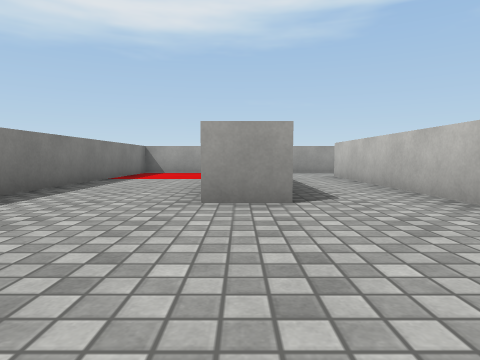
View 1 (above)

16 first-person views from a walk through a 3-D level made in the Unity game engine. The camera is 0.49 m above the floor, tilts 4° down and sees 75° across. The floor is counted in squares, 1 m on a side. Each view is taken from the middle of a square. On the plan, view 1 faces up. The plan holds only what a view shows up to about 9 squares ahead; the rest is blank. The place goes on beyond the plan. Surface patterns are stand-ins for the level's own textures.

View 2
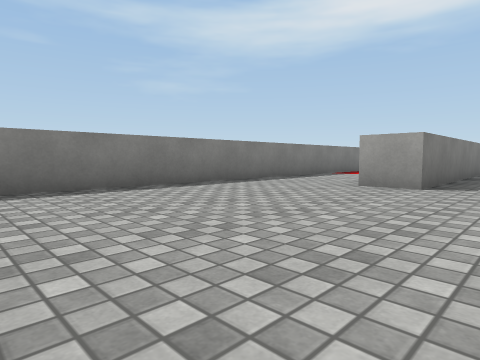

View 3
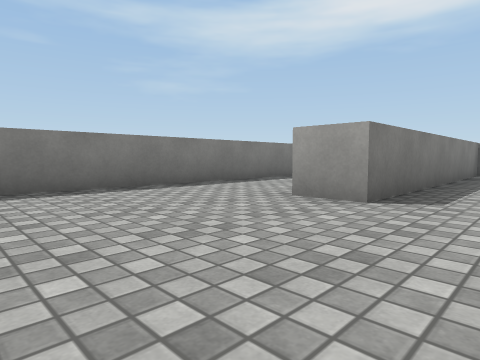

View 4
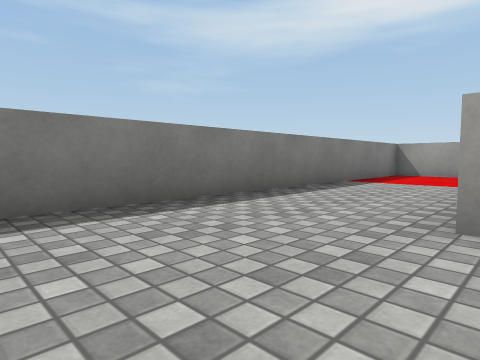

View 5
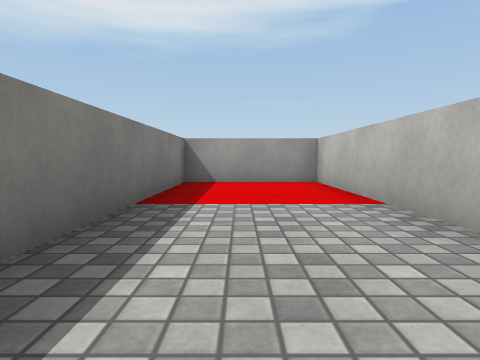

View 6
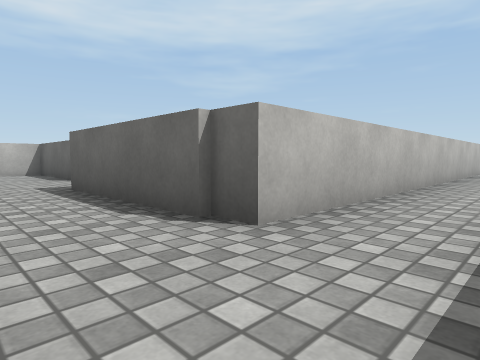

View 7
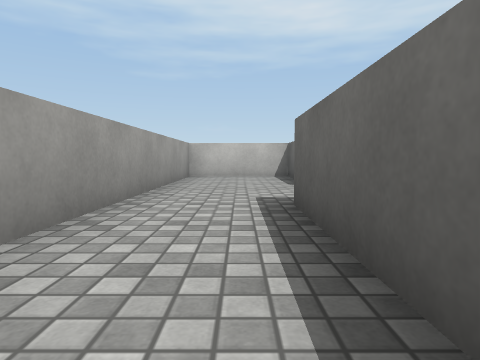

View 8
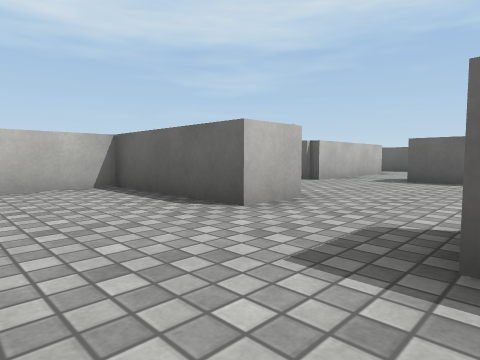

View 9
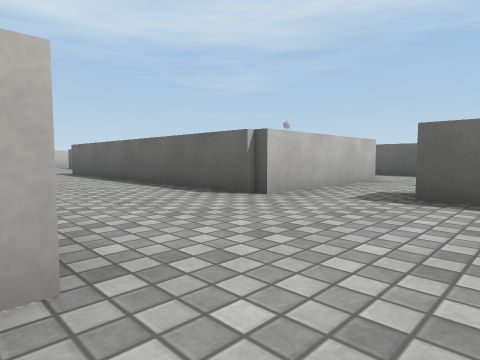

View 10
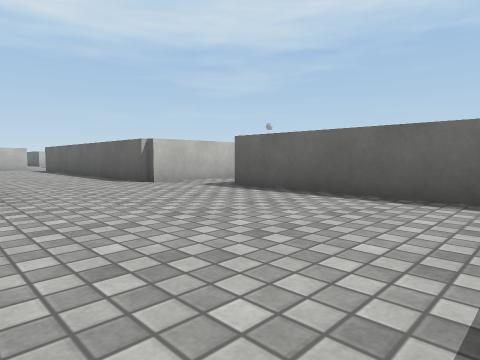

View 11
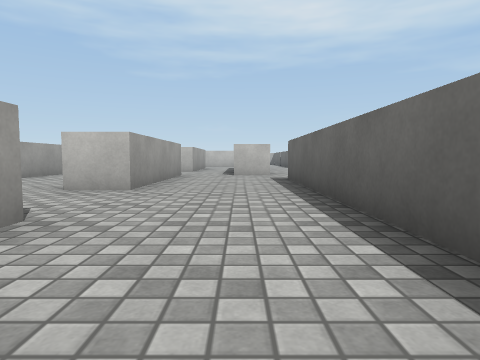

View 12
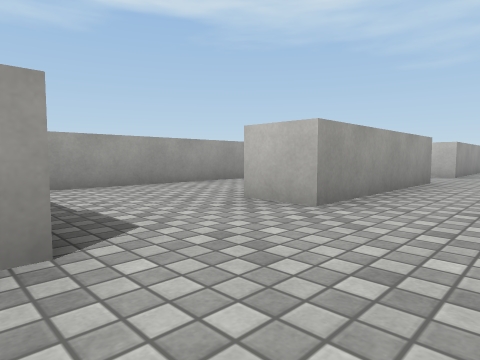

View 13
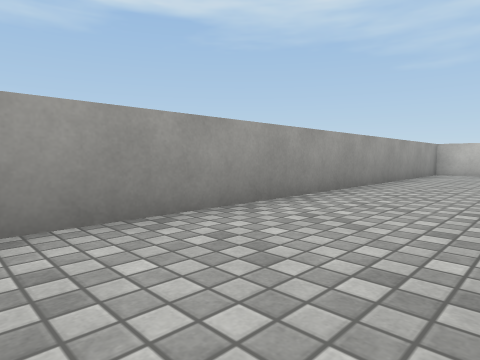

View 14
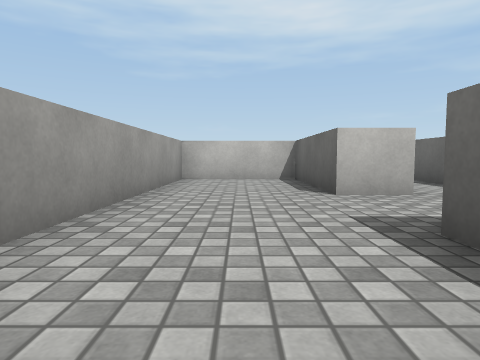

View 15
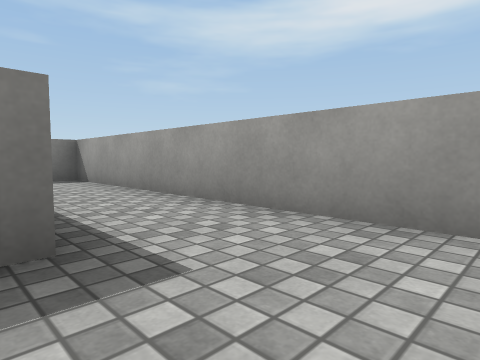

View 16
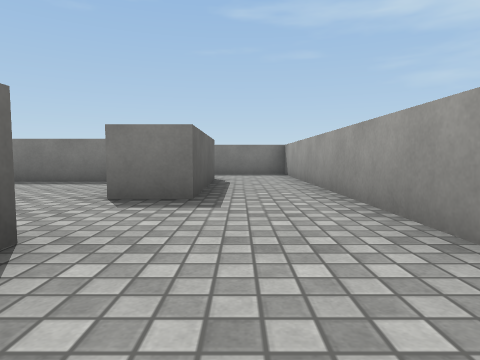

### Floor plan
Points are (right, up) in squares from view 1. A wall is a line through its corners. A room is listed if a view was taken in it or the views show most of it. See-through windows are left out.
Room 1 (views 1, 2, 3, 4, 5)
walls: (0.6, 3.4) (-0.5, 3.4); (-0.4, 6) (-0.4, 10.3) (-3.1, 10.3) (-3.1, -1.4); (2.5, -1.2) (2.5, 2.5)
ways out: opening at (1.5, 3.5) to room 2
Room 2 (views 6, 7, 8, 9, 10, 11, 12, 15, 16)
walls: (8.2, 6.6) (8.2, 7.7) (11.3, 7.7) (11.3, 10.3) (0.6, 10.3) (0.6, 3.4); (3.5, 6.2) (3.5, 4.2); (9.7, 3.9) (17.4, 3.9); (4.5, 3) (8.1, 3); (2.5, 2.5) (2.5, 8.4) (6.3, 8.4) (6.3, 7.4); (17.5, 6.7) (14.8, 6.7); (18.9, 4.1) (18.9, 5.2)
ways out: opening at (1.5, 3.5) to room 1; opening at (13.5, 7) to room 3; opening at (18, 6) to room 3; opening at (9, 2.5); opening at (18, 4)
Room 3 (views 13, 14)
walls: (18.9, 6.7) (17.5, 6.7); (23.1, 6.7) (21.2, 6.7) (21.2, 7.7) (24.3, 7.7) (24.3, 10.3) (13.2, 10.3); (14.8, 6.7) (14.8, 7.8); (22.8, 5.2) (23.9, 5.2)
ways out: opening at (13.5, 7) to room 2; opening at (18, 6) to room 2

Where each view was taken, in squares from view 1:
view 1: 0 up, 0 right, facing up
view 2: 2 down, 2 right, facing up-left
view 3: 0 up, 2 right, facing up-left
view 4: 1 up, 0 right, facing up-left
view 5: 4 up, 2 left, facing up
view 6: 10 up, 1 right, facing down-right
view 7: 9 up, 3 right, facing right
view 8: 10 up, 6 right, facing down-right
view 9: 7 up, 7 right, facing down-right
view 10: 7 up, 4 right, facing down-right
view 11: 5 up, 10 right, facing right
view 12: 5 up, 12 right, facing up-right
view 13: 8 up, 14 right, facing up-right
view 14: 9 up, 17 right, facing right
view 15: 8 up, 8 right, facing up-left
view 16: 9 up, 10 right, facing left
